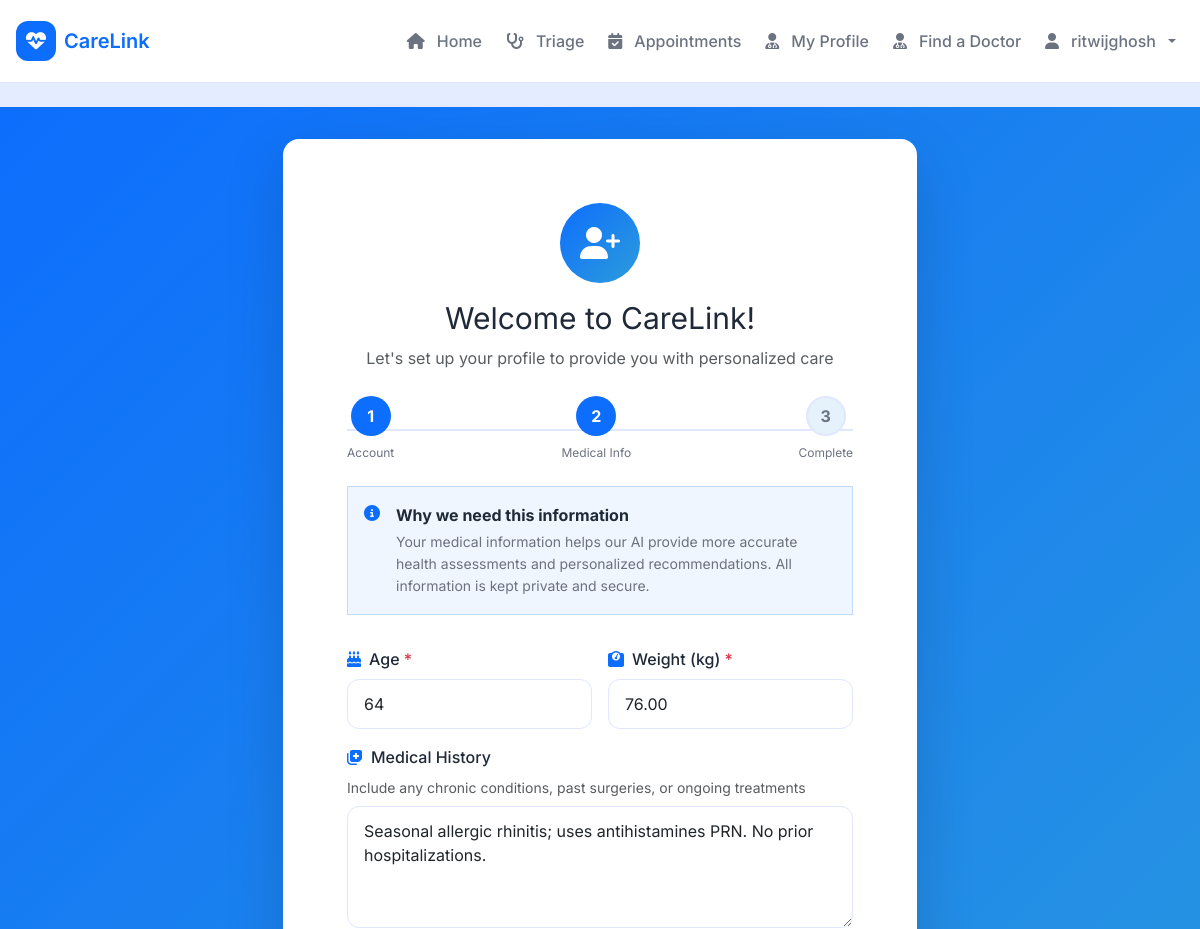
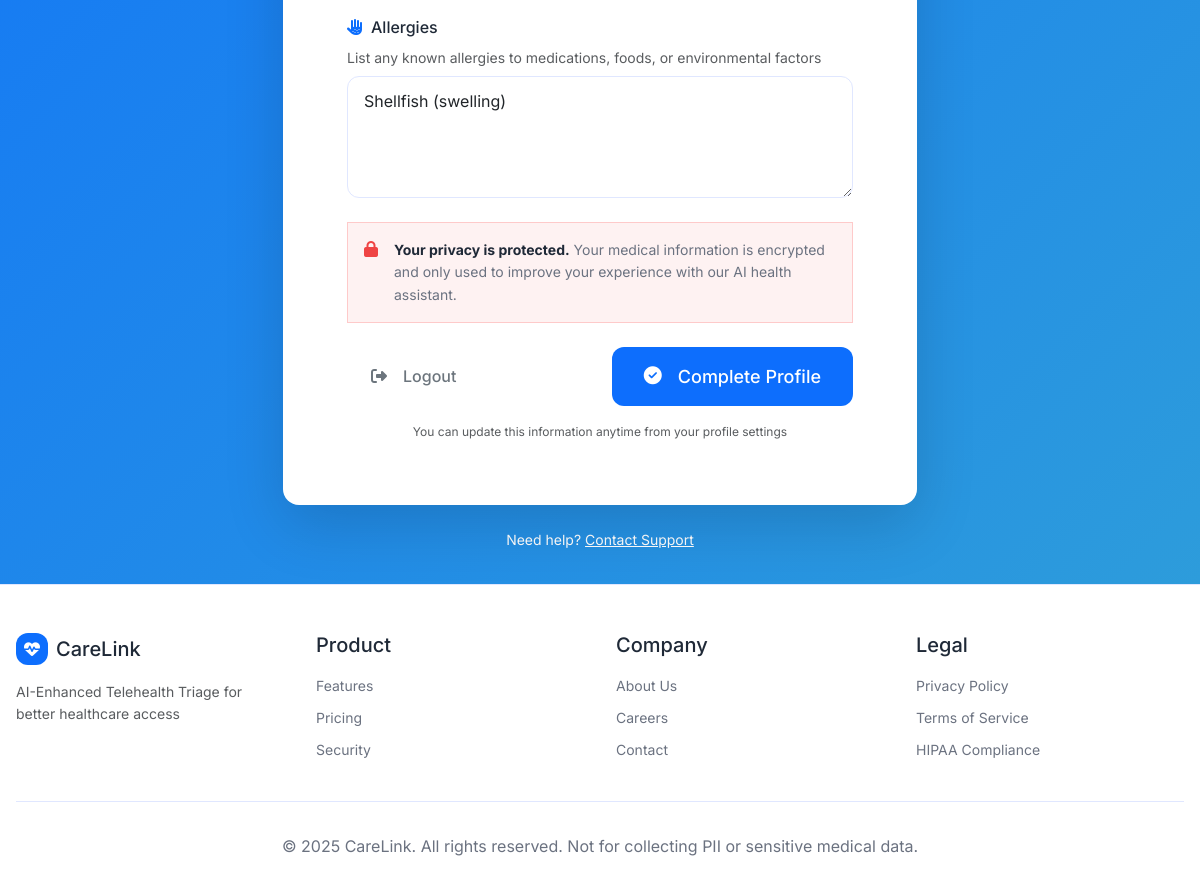
The page /profiles/onboarding/ (signed in) on the database its author committed (2 pictures, top to bottom).
### profiles/models.py (models this page shows, shortened)
class PatientProfile(models.Model):
    ROLE_CHOICES = [
        ('patient', 'Patient'),
        ('doctor', 'Doctor/Admin'),
    ]
    user = models.OneToOneField(User, on_delete=models.CASCADE, related_name='patient_profile')
    role = models.CharField(
        max_length=20,
        choices=ROLE_CHOICES,
        default='patient',
        help_text="User role: Patient or Doctor/Admin"
    )
    age = models.PositiveIntegerField(null=True, blank=True, help_text="Patient's age in years")
    weight = models.DecimalField(max_digits=5, decimal_places=2, null=True, blank=True, help_text="Weight in kg")
    medical_history = models.TextField(blank=True, help_text="Previous medical conditions and history")
    allergies = models.TextField(blank=True, help_text="Known allergies (medications, foods, environmental)")
    onboarding_completed = models.BooleanField(default=False, help_text="Whether user has completed onboarding")
    created_at = models.DateTimeField(auto_now_add=True)
    updated_at = models.DateTimeField(auto_now=True)
    class Meta:
        ordering = ['-created_at']
        verbose_name = 'Patient Profile'
        verbose_name_plural = 'Patient Profiles'

### profiles/views.py (the view)
# urls.py: path("onboarding/", views.onboarding, name="onboarding"),
@login_required
def onboarding(request):
    profile, created = PatientProfile.objects.get_or_create(user=request.user)
    if profile.onboarding_completed:
        return redirect('home:index')
    if request.method == 'POST':
        form = ProfileForm(request.POST, instance=profile)
        if form.is_valid():
            profile = form.save(commit=False)
            profile.onboarding_completed = True
            profile.save()
            messages.success(request, 'Welcome to CareLink! Your profile has been set up successfully.')
            return redirect('home:index')
    else:
        form = ProfileForm(instance=profile)
    return render(request, 'profiles/onboarding.html', {
        'form': form,
        'profile': profile
    })

### profiles/templates/profiles/onboarding.html (shortened to what this page needs)
{% extends 'base.html' %}
{% load static %}
{% block content %}
<div style="background: linear-gradient(135deg, var(--cl-blue) 0%, var(--cl-teal) 100%); min-height: 100vh; display: flex; align-items: center; justify-content: center; padding: 2rem;">
  <div class="container">
    <div class="row justify-content-center">
      <div class="col-lg-8 col-xl-7">
        <div class="card" style="border: none; border-radius: 16px; box-shadow: 0 20px 60px rgba(0,0,0,0.15);">
          <div class="card-body p-4 p-md-5">
            <div class="text-center mb-4">
              <div class="d-inline-flex align-items-center justify-content-center mb-3" style="width: 80px; height: 80px; border-radius: 50%; background: linear-gradient(135deg, var(--cl-blue), var(--cl-teal)); color: white;">
                <i class="fas fa-user-plus fa-2x"></i>
              </div>
              <h2 class="mb-2" style="color: var(--cl-text); font-weight: var(--cl-font-bold);">Welcome to CareLink!</h2>
              <p class="text-muted mb-0" style="font-size: var(--cl-base);">Let's set up your profile to provide you with personalized care</p>
            </div>
            <div class="mb-4">
              <div class="d-flex justify-content-between align-items-center" style="position: relative;">
                <div class="text-center" style="position: relative; z-index: 1;">
                  <div class="d-inline-flex align-items-center justify-content-center mb-2" style="width: 40px; height: 40px; border-radius: 50%; background: var(--cl-blue); color: white; font-weight: bold;">
                    1
                  </div>
                  <div style="font-size: var(--cl-xs); color: var(--cl-text-muted);">Account</div>
                </div>
                <div class="text-center" style="position: relative; z-index: 1;">
                  <div class="d-inline-flex align-items-center justify-content-center mb-2" style="width: 40px; height: 40px; border-radius: 50%; background: var(--cl-blue); color: white; font-weight: bold;">
                    2
                  </div>
                  <div style="font-size: var(--cl-xs); color: var(--cl-text-muted);">Medical Info</div>
                </div>
                <div class="text-center" style="position: relative; z-index: 1;">
                  <div class="d-inline-flex align-items-center justify-content-center mb-2" style="width: 40px; height: 40px; border-radius: 50%; background: var(--cl-muted-bg); color: var(--cl-text-muted); font-weight: bold; border: 2px solid var(--cl-border);">
                    3
                  </div>
                  <div style="font-size: var(--cl-xs); color: var(--cl-text-muted);">Complete</div>
                </div>
              </div>
            </div>
            <div class="alert" style="background: #eff6ff; border: 1px solid #bfdbfe; border-radius: var(--cl-radius-md); margin-bottom: 2rem;">
              <div class="d-flex gap-3">
                <i class="fas fa-info-circle" style="color: var(--cl-blue); margin-top: 0.125rem; flex-shrink: 0;"></i>
                <div>
                  <strong style="color: var(--cl-text);">Why we need this information</strong>
                  <p class="mb-0 mt-1" style="font-size: var(--cl-sm); color: var(--cl-text-muted);">
                    Your medical information helps our AI provide more accurate health assessments and personalized recommendations. All information is kept private and secure.
                  </p>
                </div>
              </div>
            </div>
            <form method="post">
              <div class="row g-3 mb-4">
                <div class="col-md-6">
                  <label for="{{ form.age.id_for_label }}" class="form-label" style="font-weight: var(--cl-font-medium); color: var(--cl-text);">
                    <i class="fas fa-birthday-cake me-2" style="color: var(--cl-blue);"></i>Age
                    <span class="text-danger">*</span>
                  </label>
                  {{ form.age }}
                </div>
                <div class="col-md-6">
                  <label for="{{ form.weight.id_for_label }}" class="form-label" style="font-weight: var(--cl-font-medium); color: var(--cl-text);">
                    <i class="fas fa-weight me-2" style="color: var(--cl-blue);"></i>Weight (kg)
                    <span class="text-danger">*</span>
                  </label>
                  {{ form.weight }}
                </div>
                <div class="col-12">
                  <label for="{{ form.medical_history.id_for_label }}" class="form-label" style="font-weight: var(--cl-font-medium); color: var(--cl-text);">
                    <i class="fas fa-notes-medical me-2" style="color: var(--cl-blue);"></i>Medical History
                  </label>
                  <small class="d-block text-muted mb-2" style="font-size: var(--cl-sm);">
                    Include any chronic conditions, past surgeries, or ongoing treatments
                  </small>
                  {{ form.medical_history }}
                </div>
                <div class="col-12">
                  <label for="{{ form.allergies.id_for_label }}" class="form-label" style="font-weight: var(--cl-font-medium); color: var(--cl-text);">
                    <i class="fas fa-allergies me-2" style="color: var(--cl-blue);"></i>Allergies
                  </label>
                  <small class="d-block text-muted mb-2" style="font-size: var(--cl-sm);">
                    List any known allergies to medications, foods, or environmental factors
                  </small>
                  {{ form.allergies }}
                </div>
              </div>
              <div class="alert" style="background: #fef2f2; border: 1px solid #fecaca; border-radius: var(--cl-radius-md); margin-bottom: 1.5rem;">
                <div class="d-flex gap-3">
                  <i class="fas fa-lock" style="color: var(--cl-red); margin-top: 0.125rem; flex-shrink: 0;"></i>
                  <p class="mb-0" style="font-size: var(--cl-sm); color: var(--cl-text-muted);">
                    <strong style="color: var(--cl-text);">Your privacy is protected.</strong> Your medical information is encrypted and only used to improve your experience with our AI health assistant.
                  </p>
                </div>
              </div>
              <div class="d-flex gap-3 justify-content-between align-items-center">
                <a href="{% url 'accounts:logout' %}" class="btn btn-outline-secondary">
                  <i class="fas fa-sign-out-alt me-2"></i>Logout
                </a>
                <button type="submit" class="btn btn-primary btn-lg" style="min-width: 180px;">
                  <i class="fas fa-check-circle me-2"></i>Complete Profile
                </button>
              </div>
              <p class="text-center text-muted mt-3 mb-0" style="font-size: var(--cl-xs);">
                You can update this information anytime from your profile settings
              </p>
            </form>
          </div>
        </div>
        <div class="text-center mt-4">
          <p class="text-white mb-0" style="font-size: var(--cl-sm);">
            Need help? <a href="#" class="text-white" style="text-decoration: underline;">Contact Support</a>
          </p>
        </div>
      </div>
    </div>
  </div>
</div>
{% endblock %}

### templates/base.html (shortened to what this page needs)
<!DOCTYPE html>
<html lang="en">
  {% load static %}
  <head>
    <link href="https://cdn.jsdelivr.net/npm/bootstrap@5.3.3/dist/css/bootstrap.min.css" rel="stylesheet">
    <link rel="stylesheet" href="https://cdnjs.cloudflare.com/ajax/libs/font-awesome/6.5.2/css/all.min.css" />
    <link rel="stylesheet" type="text/css" href="{% static 'css/tokens.css' %}">
    <link rel="stylesheet" type="text/css" href="{% static 'css/base.css' %}">
    <link rel="stylesheet" type="text/css" href="{% static 'css/components.css' %}">
    <link rel="stylesheet" type="text/css" href="{% static 'css/style.css' %}">
  </head>
  <body class="d-flex flex-column" style="background: var(--cl-bg); font-family: 'Inter', sans-serif;">
    <nav class="navbar navbar-expand-lg" style="background: white; border-bottom: 1px solid var(--cl-border);">
      <div class="container">
        <a class="navbar-brand d-flex align-items-center gap-2 text-decoration-none" href="{% url 'home:index' %}">
          <div class="navbar-brand-icon d-flex align-items-center justify-content-center" style="width: 2.5rem; height: 2.5rem; border-radius: var(--cl-radius); background: var(--cl-blue); color: white;">
            <i class="fas fa-heartbeat"></i>
          </div>
          <div>
            <h1 class="m-0" style="font-size: 1.25rem; font-weight: var(--cl-font-semibold); color: var(--cl-blue);">CareLink</h1>
          </div>
        </a>
        <div class="collapse navbar-collapse" id="carelinkNav">
          <ul class="navbar-nav ms-auto d-flex align-items-center gap-2 mb-0">
            <li class="nav-item">
              <a class="nav-link" href="{% url 'home:index' %}">
                <i class="fas fa-home me-1"></i>Home
              </a>
            </li>
            {% if user.is_authenticated %}
              {% if user.patient_profile.role == 'patient' %}
                <li class="nav-item">
                  <a class="nav-link" href="{% url 'triage:chat' %}">
                    <i class="fas fa-stethoscope me-1"></i>Triage
                  </a>
                </li>
                <li class="nav-item">
                  <a class="nav-link" href="{% url 'appointments:index' %}">
                    <i class="fas fa-calendar-check me-1"></i>Appointments
                  </a>
                </li>
                <li class="nav-item">
                  <a class="nav-link" href="{% url 'profiles:edit' %}">
                    <i class="fas fa-user-md me-1"></i>My Profile
                  </a>
                </li>
                <li class="nav-item">
                  <a class="nav-link" href="{% url 'doctors:find_doctor' %}">
                    <i class="fas fa-user-doctor me-1"></i>Find a Doctor
                  </a>
                </li>
              {% else %}
                <li class="nav-item">
                  <a class="nav-link" href="{% url 'profiles:edit' %}">
                    <i class="fas fa-user-md me-1"></i>My Profile
                  </a>
                </li>
              {% endif %}
              <li class="nav-item dropdown">
                <a class="nav-link dropdown-toggle" href="#" id="accountDropdown" role="button" data-bs-toggle="dropdown" aria-expanded="false">
                  <i class="fas fa-user me-1"></i>{{ user.username }}
                </a>
              </li>
            {% endif %}
          </ul>
        </div>
      </div>
    </nav>
    <main class="flex-grow-1">
      {% block content %}{% endblock content %}
    </main>
    <footer class="footer mt-auto">
      <div class="container">
        <div class="footer-content">
          <div class="footer-section">
            <div class="d-flex align-items-center gap-2 mb-3">
              <div class="navbar-brand-icon d-flex align-items-center justify-content-center" style="width: 2rem; height: 2rem; border-radius: var(--cl-radius); background: var(--cl-blue); color: white;">
                <i class="fas fa-heartbeat"></i>
              </div>
              <h3 class="m-0" style="font-size: var(--cl-h4); color: var(--cl-text);">CareLink</h3>
            </div>
            <p class="text-muted" style="font-size: var(--cl-sm);">
              AI-Enhanced Telehealth Triage for better healthcare access
            </p>
          </div>
          <div class="footer-section">
            <h4 class="mb-3" style="font-size: var(--cl-h4); color: var(--cl-text);">Product</h4>
            <ul class="list-unstyled">
              <li class="mb-2"><a href="#" style="font-size: var(--cl-sm); color: var(--cl-text-muted);">Features</a></li>
              <li class="mb-2"><a href="#" style="font-size: var(--cl-sm); color: var(--cl-text-muted);">Pricing</a></li>
              <li class="mb-2"><a href="#" style="font-size: var(--cl-sm); color: var(--cl-text-muted);">Security</a></li>
            </ul>
          </div>
          <div class="footer-section">
            <h4 class="mb-3" style="font-size: var(--cl-h4); color: var(--cl-text);">Company</h4>
            <ul class="list-unstyled">
              <li class="mb-2"><a href="#" style="font-size: var(--cl-sm); color: var(--cl-text-muted);">About Us</a></li>
              <li class="mb-2"><a href="#" style="font-size: var(--cl-sm); color: var(--cl-text-muted);">Careers</a></li>
              <li class="mb-2"><a href="#" style="font-size: var(--cl-sm); color: var(--cl-text-muted);">Contact</a></li>
            </ul>
          </div>
          <div class="footer-section">
            <h4 class="mb-3" style="font-size: var(--cl-h4); color: var(--cl-text);">Legal</h4>
            <ul class="list-unstyled">
              <li class="mb-2"><a href="#" style="font-size: var(--cl-sm); color: var(--cl-text-muted);">Privacy Policy</a></li>
              <li class="mb-2"><a href="#" style="font-size: var(--cl-sm); color: var(--cl-text-muted);">Terms of Service</a></li>
              <li class="mb-2"><a href="#" style="font-size: var(--cl-sm); color: var(--cl-text-muted);">HIPAA Compliance</a></li>
            </ul>
          </div>
        </div>
        <div class="footer-bottom">
          <p class="mb-0">&copy; 2025 CareLink. All rights reserved. Not for collecting PII or sensitive medical data.</p>
        </div>
      </div>
    </footer>
  </body>
</html>

### rows shown on the page
PatientProfile: age "64", weight "76.00", medical_history "Seasonal allergic rhinitis; uses antihistamines PRN. No prior hospitalizations.", allergies "Shellfish (swelling)"

### other values the page prints
{{ user.username }} "ritwijghosh"
